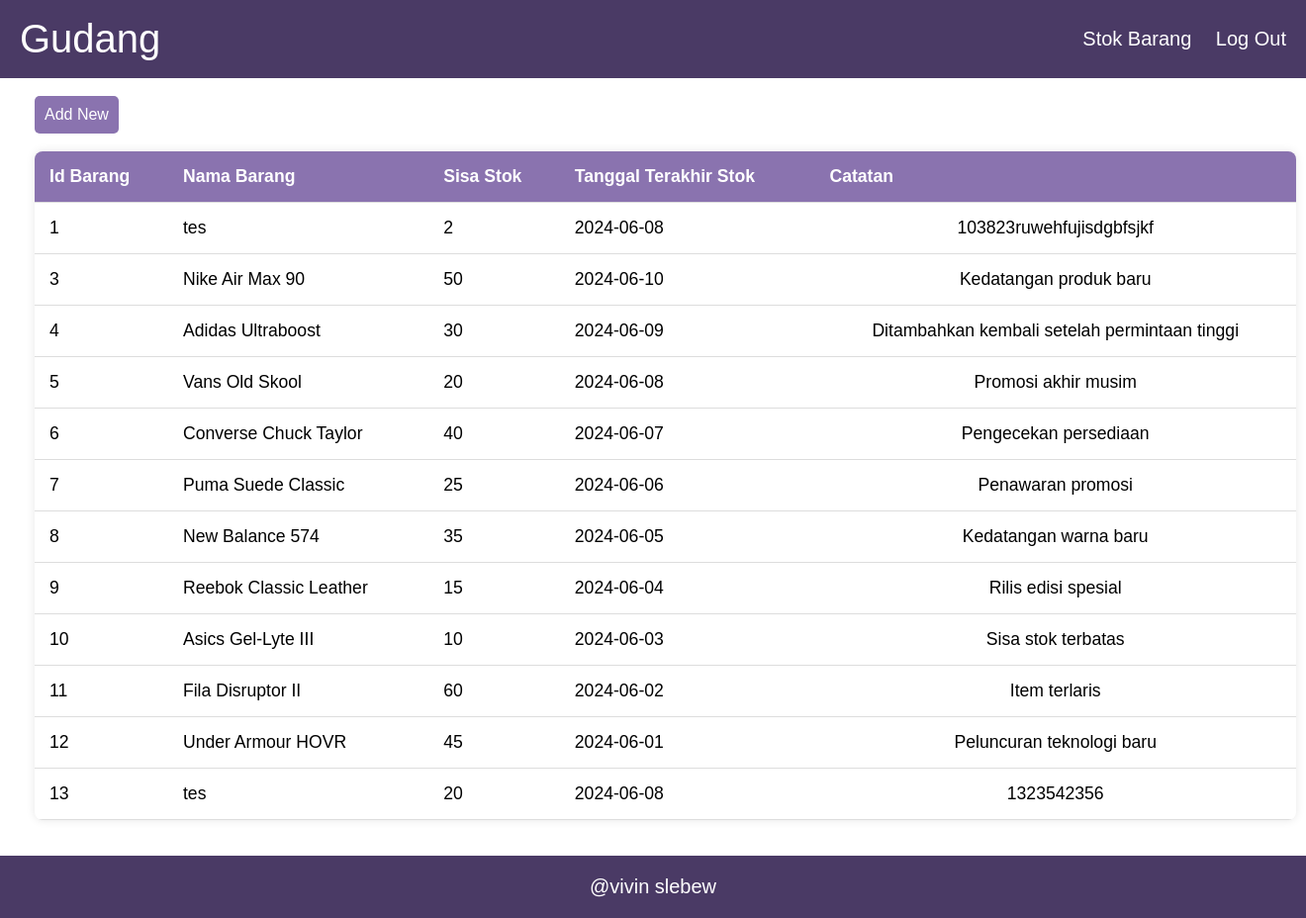
Page /stokgudang/stokgudang.php (signed in) on the committed database.
### tables this page shows
CREATE TABLE `stokgudang` (
  `IdBarang` int(50) NOT NULL,
  `NamaBarang` varchar(50) NOT NULL,
  `SisaStok` int(50) NOT NULL,
  `TglStok` date NOT NULL,
  `Catatan` varchar(50) NOT NULL
);

### stokgudang/stokgudang.php (the view, shortened to what this page needs)
<!DOCTYPE html>
<html lang="en">
<head>
  <link href="../admin/kasir.css" rel="stylesheet">
</head>
<body>
<header>
    <div class="navbar">
      <div class="navbar-brand" style="font-size: 40px;">Gudang</div>
      <div>
      <a href="stokgudang.php" style="font-size:20px;">Stok Barang</a>
      <a href="#myModal" style="font-size:20px;" onclick="document.getElementById('myModal').style.display='block'">Log Out</a>
      </div>
    </div>
  </header>
  <div class="container">
    <?php
    include "connection.php";
    ?>
    <br>
    <a href="nambahdata.php" class="add-button">Add New</a><br><br>
    <table>
      <thead>
        <tr>
          <th scope="col">Id Barang</th>
          <th scope="col">Nama Barang</th>
          <th scope="col">Sisa Stok</th>
          <th scope="col">Tanggal Terakhir Stok</th>
          <th scope="col">Catatan</th>
        </tr>
      </thead>
      <tbody>
        <?php
        $sql = "SELECT * FROM stokgudang";
        $result = mysqli_query($conn, $sql);
        while ($row = mysqli_fetch_assoc($result)) {
        ?>
          <tr>
            <td><?php echo $row["IdBarang"] ?></td>
            <td><?php echo $row["NamaBarang"] ?></td>
            <td><?php echo $row["SisaStok"] ?></td>
            <td><?php echo $row["TglStok"] ?></td>
            <td><?php echo $row["Catatan"] ?></td>
          </tr>
        <?php
        }
        ?>
      </tbody>
    </table>
  </div>
<br><br>
  <footer>
    <div class="navbara">
      <div>
      <div class="navbara-brand" style="font-size: 20px; justify-content: space-between;"> @vivin slebew</div>
      </div>
    </div>
  </footer>
</body>
</html>

### admin/kasir.css (style rules this page uses)
body { font-family: Arial, sans-serif; margin: 0; padding: 0; overflow-x: hidden; }
.container { max-width: 850px; margin-right: 5px; margin-left: 15px; padding: 0 20px; }
a { text-decoration: none; color: #8a73af; }
table { width: 150%; border-collapse: collapse; background-color: #fff; box-shadow: 0 0 10px rgba(0, 0, 0, 0.1); border-radius: 8px; overflow: hidden; }
th, td { padding: 15px; text-align: left; border-bottom: 1px solid #ddd; font-size: 1.1em; }
th { background-color: #8a73af; color: #fff; }
td:last-child { text-align: center; }
.add-button, .edit-button, .delete-button { display: inline-block; padding: 10px; border: none; border-radius: 5px; text-decoration: none; }
.add-button { background-color: #8a73af; color: #fff; }
.navbar { display: flex; justify-content: space-between; align-items: center; background-color: #4a3a65; padding: 17px 20px; color: #fff; }
.navbar a { color: #fff; margin-left: 20px; }
footer { background-color: #4a3a65; color: #fff; padding: 10px 20px; text-align: center; }
.navbara { display: flex; justify-content: center; align-items: center; background-color: #4a3a65; padding: 10px 20px; color: #fff; }

### rows in the picture
stokgudang: IdBarang "1", NamaBarang "tes", SisaStok "2", TglStok "2024-06-08", Catatan "103823ruwehfujisdgbfsjkf"
stokgudang: IdBarang "3", NamaBarang "Nike Air Max 90", SisaStok "50", TglStok "2024-06-10", Catatan "Kedatangan produk baru"
stokgudang: IdBarang "4", NamaBarang "Adidas Ultraboost", SisaStok "30", TglStok "2024-06-09", Catatan "Ditambahkan kembali setelah permintaan tinggi"
stokgudang: IdBarang "5", NamaBarang "Vans Old Skool", SisaStok "20", TglStok "2024-06-08", Catatan "Promosi akhir musim"
stokgudang: IdBarang "6", NamaBarang "Converse Chuck Taylor", SisaStok "40", TglStok "2024-06-07", Catatan "Pengecekan persediaan"
stokgudang: IdBarang "7", NamaBarang "Puma Suede Classic", SisaStok "25", TglStok "2024-06-06", Catatan "Penawaran promosi"
stokgudang: IdBarang "8", NamaBarang "New Balance 574", SisaStok "35", TglStok "2024-06-05", Catatan "Kedatangan warna baru"
stokgudang: IdBarang "9", NamaBarang "Reebok Classic Leather", SisaStok "15", TglStok "2024-06-04", Catatan "Rilis edisi spesial"
stokgudang: IdBarang "10", NamaBarang "Asics Gel-Lyte III", SisaStok "10", TglStok "2024-06-03", Catatan "Sisa stok terbatas"
stokgudang: IdBarang "11", NamaBarang "Fila Disruptor II", SisaStok "60", TglStok "2024-06-02", Catatan "Item terlaris"
stokgudang: IdBarang "12", NamaBarang "Under Armour HOVR", SisaStok "45", TglStok "2024-06-01", Catatan "Peluncuran teknologi baru"
stokgudang: IdBarang "13", NamaBarang "tes", SisaStok "20", TglStok "2024-06-08", Catatan "1323542356"
